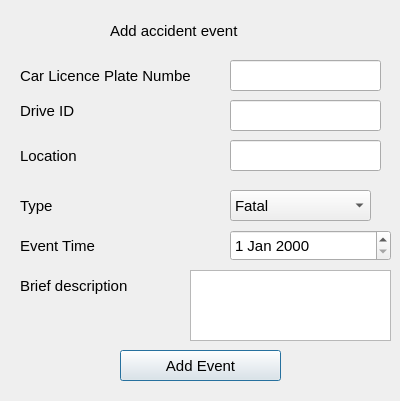
<?xml version="1.0" encoding="UTF-8"?>
<ui version="4.0">
 <class>accidentevent</class>
 <widget class="QDialog" name="accidentevent">
  <property name="geometry">
   <rect>
    <x>0</x>
    <y>0</y>
    <width>400</width>
    <height>401</height>
   </rect>
  </property>
  <property name="windowTitle">
   <string>Record Accident</string>
  </property>
  <property name="styleSheet">
   <string notr="true">QLabel{
font-size:15px;
}
QLineEdit{
font-size:15px; 
}
QPushButton{
font-size:15px;
}
QDateEdit{
font-size:15px;
}
QComboBox{
font-size:15px;
}
QTextEdit{
font-color:15px;
}</string>
  </property>
  <widget class="QLabel" name="label">
   <property name="geometry">
    <rect>
     <x>110</x>
     <y>20</y>
     <width>271</width>
     <height>21</height>
    </rect>
   </property>
   <property name="text">
    <string>Add accident event</string>
   </property>
  </widget>
  <widget class="QLabel" name="label_2">
   <property name="geometry">
    <rect>
     <x>20</x>
     <y>60</y>
     <width>171</width>
     <height>31</height>
    </rect>
   </property>
   <property name="text">
    <string>Car Licence Plate Number</string>
   </property>
  </widget>
  <widget class="QLabel" name="label_3">
   <property name="geometry">
    <rect>
     <x>20</x>
     <y>100</y>
     <width>121</width>
     <height>21</height>
    </rect>
   </property>
   <property name="text">
    <string>Drive ID</string>
   </property>
  </widget>
  <widget class="QLabel" name="label_4">
   <property name="geometry">
    <rect>
     <x>20</x>
     <y>190</y>
     <width>111</width>
     <height>31</height>
    </rect>
   </property>
   <property name="text">
    <string>Type</string>
   </property>
  </widget>
  <widget class="QLabel" name="label_5">
   <property name="geometry">
    <rect>
     <x>20</x>
     <y>270</y>
     <width>121</width>
     <height>31</height>
    </rect>
   </property>
   <property name="text">
    <string>Brief description</string>
   </property>
  </widget>
  <widget class="QLineEdit" name="carid">
   <property name="geometry">
    <rect>
     <x>230</x>
     <y>60</y>
     <width>151</width>
     <height>31</height>
    </rect>
   </property>
  </widget>
  <widget class="QLineEdit" name="driverid">
   <property name="geometry">
    <rect>
     <x>230</x>
     <y>100</y>
     <width>151</width>
     <height>31</height>
    </rect>
   </property>
  </widget>
  <widget class="QTextEdit" name="accidentdescription">
   <property name="geometry">
    <rect>
     <x>190</x>
     <y>270</y>
     <width>201</width>
     <height>71</height>
    </rect>
   </property>
  </widget>
  <widget class="QPushButton" name="addaccident">
   <property name="geometry">
    <rect>
     <x>120</x>
     <y>350</y>
     <width>161</width>
     <height>31</height>
    </rect>
   </property>
   <property name="text">
    <string>Add Event</string>
   </property>
  </widget>
  <widget class="QComboBox" name="accidenttype">
   <property name="geometry">
    <rect>
     <x>230</x>
     <y>190</y>
     <width>141</width>
     <height>31</height>
    </rect>
   </property>
   <item>
    <property name="text">
     <string>Fatal</string>
    </property>
   </item>
   <item>
    <property name="text">
     <string>Non Fatal</string>
    </property>
   </item>
  </widget>
  <widget class="QLabel" name="label_6">
   <property name="geometry">
    <rect>
     <x>20</x>
     <y>230</y>
     <width>161</width>
     <height>31</height>
    </rect>
   </property>
   <property name="text">
    <string>Event Time</string>
   </property>
  </widget>
  <widget class="QDateEdit" name="accidentdate">
   <property name="geometry">
    <rect>
     <x>230</x>
     <y>230</y>
     <width>161</width>
     <height>31</height>
    </rect>
   </property>
  </widget>
  <widget class="QLabel" name="label_7">
   <property name="geometry">
    <rect>
     <x>20</x>
     <y>140</y>
     <width>101</width>
     <height>31</height>
    </rect>
   </property>
   <property name="text">
    <string>Location</string>
   </property>
  </widget>
  <widget class="QLineEdit" name="lineEdit">
   <property name="geometry">
    <rect>
     <x>230</x>
     <y>140</y>
     <width>151</width>
     <height>31</height>
    </rect>
   </property>
  </widget>
 </widget>
 <resources/>
 <connections/>
</ui>
